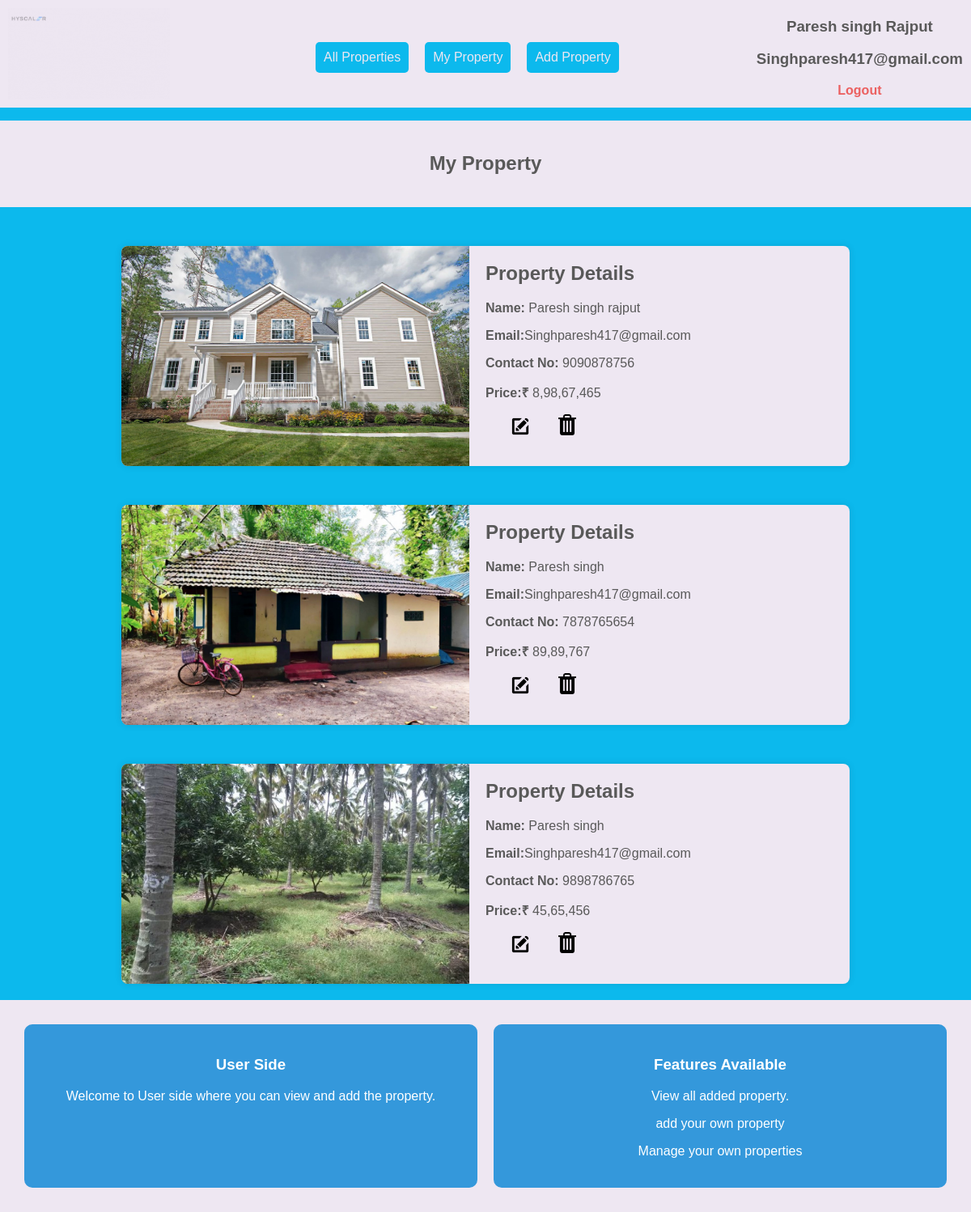
Page /userPages/myProp.php (signed in) on the committed database.
### tables this page shows
CREATE TABLE `registration` (
  `id` int(10) NOT NULL,
  `name` varchar(255) NOT NULL,
  `email` varchar(255) NOT NULL,
  `phone` varchar(255) NOT NULL,
  `password` varchar(255) NOT NULL
);

CREATE TABLE `property` (
  `id` int(10) NOT NULL,
  `name` varchar(255) NOT NULL,
  `email` varchar(255) NOT NULL,
  `contact` varchar(255) NOT NULL,
  `landPic` varchar(255) NOT NULL,
  `price` varchar(255) NOT NULL
);

### userPages/myProp.php (the view)
<?php
include 'userNav.php';
$query = "select * from registration where id = '$cand_id ' ";
$query_run = mysqli_query($con,$query);
$row = mysqli_fetch_array($query_run);
$email=$row['email'];
?>
<link rel="stylesheet" href="CSS/myProp.css">
<div class="property-heading">
    <h2>My Property</h2>
  </div>
<?php
$myquery = "SELECT * FROM `property` WHERE email='$email' ";
$query_run1 = mysqli_query($con,$myquery);
 while($output = mysqli_fetch_array($query_run1)){
    ?>
    <div class="container">
    <div class="left">
      <img src="dbimg/<?php echo $output['landPic'];?>" alt="Property Image">
    </div>
    <div class="right">
      <h2>Property Details</h2>
      <p><strong>Name:</strong> <?php echo $output['name'];?></p>
      <p><b>Email:</b><?php echo $output['email'];?></p>
      <p><strong>Contact No:</strong> <?php echo $output['contact'];?></p>
      <p><strong>Price:₹</strong> <?php echo $output['price'];?></p>
      <td class="operations"><a href="editMyProp.php?id=<?php echo $output['id']?>"><img src="../image/edit.png" alt="" style="width:22px; margin-left: 2pc;" title="edit"></a></td>
      <td class="operations"><a href="removeMyProp.php?id=<?php echo $output['id']?>"><img src="../image/remove.png" alt="" style="width:22px; margin-left: 2pc;" title="edit"></a></td>
    </div>
  </div>
    <?php
 }
 include 'userFooter.php';
?>

### userPages/userNav.php (shortened to what this page needs)
<?php
include '../database/dbcon.php';
$cand_id = $_SESSION['cand_id'];
  $query = "select * from registration where id = '$cand_id ' ";
  $query_run = mysqli_query($con,$query);
  $row = mysqli_fetch_array($query_run);
?>
<link rel="stylesheet" href="CSS/userNav.css">
<body>
<nav>
  <div>
    <img class="logo" src="../image/user.gif" alt="Logo">
  </div>
  <div class="buttons">
    <a href="allProp.php" class="button">All Properties</a>
    <a href="myProp.php" class="button">My Property</a>
    <a href="addProp.php" class="button">Add Property</a>
  </div>
  <div>
    <h3 class="heading"><?php echo $row['name']; ?></h3>
    <h3 class="heading"><?php echo $row['email']; ?></h3>
    <span class="logout" onclick="logout()"><b>Logout</b></span>
  </div>
</nav>
</body>

### userPages/userFooter.php
<link rel="stylesheet" href="../CSS/footer.css">
<div id="footer">
  <div class="company-details">
    <h3>User Side</h3>
    <p>Welcome to User side where you can view and add the property.</p>
  </div>
  <div class="location-details">
    <h3>Features Available</h3>
    <p>View all added property.</p>
    <p>add your own property</p>
    <p>Manage your own properties</p>
  </div>
</div>
</body>
</html>

### userPages/CSS/userNav.css (style rules this page uses)
body { margin: 0; font-family: Arial, sans-serif; background-color: #0CB9ED; color: #FFF; }
nav { display: flex; flex-wrap: wrap; justify-content: space-between; align-items: center; background-color: #EEE7F2; padding: 10px; }
.logo { width: 100%; max-width: 200px; height: auto; margin-right: 10px; }
.buttons { flex: 1; display: flex; justify-content: center; gap: 20px; margin-top: 10px; }
.button { text-decoration: none; padding: 10px; border-radius: 5px; background-color: #0CB9ED; color: #EEE7F2; }
.heading { color: #595959; margin-top: 10px; text-align: center; }
.logout { color: #eb6060; cursor: pointer; display: block; text-align: center; margin-top: 10px; }

### userPages/CSS/myProp.css (style rules this page uses)
.property-heading { text-align: center; padding: 20px; background-color: #EEE7F2; color: #595959; margin-top: 1pc; }
.container { display: flex; flex-wrap: wrap; max-width: 900px; margin: 0 auto; background-color: #EEE7F2; color: #595959; border-radius: 8px; box-shadow: 0 0 10px rgba(0, 0, 0, 0.1); margin-bottom: 20px; margin-top: 3pc; }
.left, .right { flex: 1; border-radius: 8px; box-sizing: border-box; }
.left img { width: 100%; height: 17pc; object-fit: cover; display: block; border-radius: 8px 0 0 8px; }
.right { padding: 20px; }
.right h2 { margin-top: 0; }

### CSS/footer.css (style rules this page uses)
#footer { display: flex; flex-wrap: wrap; justify-content: space-around; padding: 20px; margin-top: auto; background-color: #EEE7F2; color: #fff; }
.company-details, .location-details { flex: 1; margin: 10px; padding: 20px; background-color: #3498db; border-radius: 10px; text-align: center; }

### rows in the picture
registration: name "Paresh singh Rajput", email "Singhparesh417@gmail.com"
property: landPic (picture), name "Paresh singh rajput", email "Singhparesh417@gmail.com", contact "9090878756", price "8,98,67,465"
property: landPic (picture), name "Paresh singh", email "Singhparesh417@gmail.com", contact "7878765654", price "89,89,767"
property: landPic (picture), name "Paresh singh", email "Singhparesh417@gmail.com", contact "9898786765", price "45,65,456"
